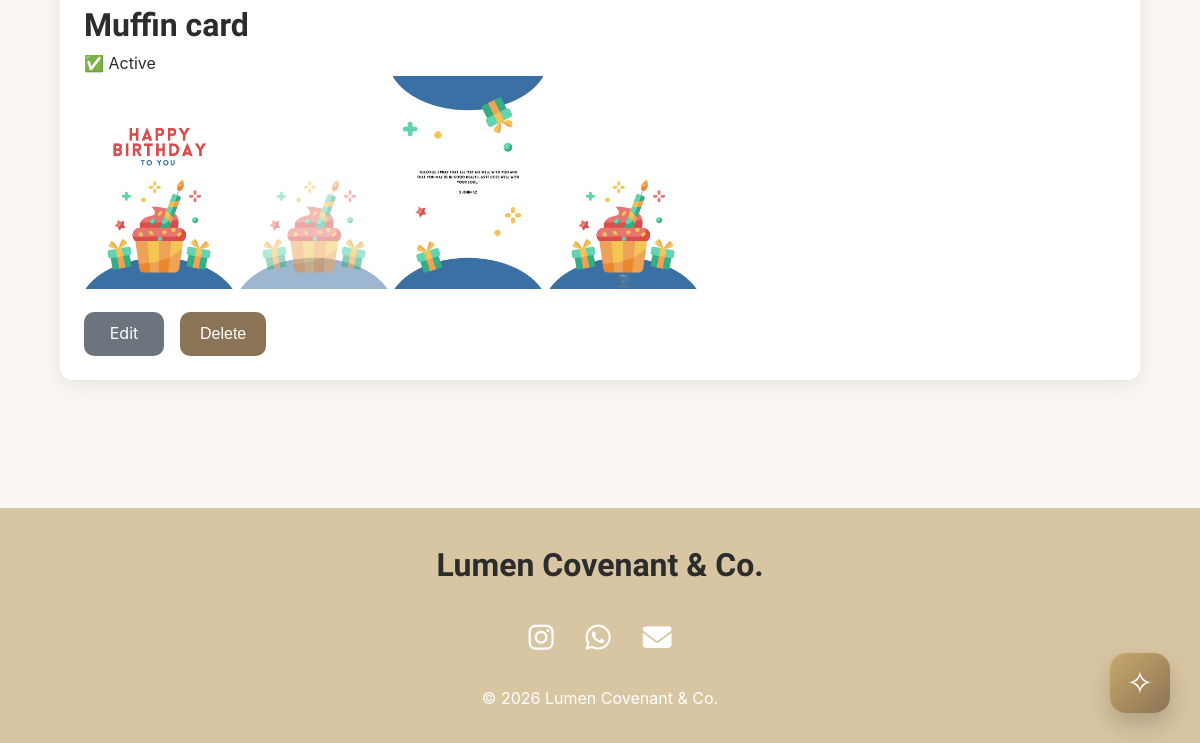
The page /admin/cards (lower part) on the database as committed earlier.
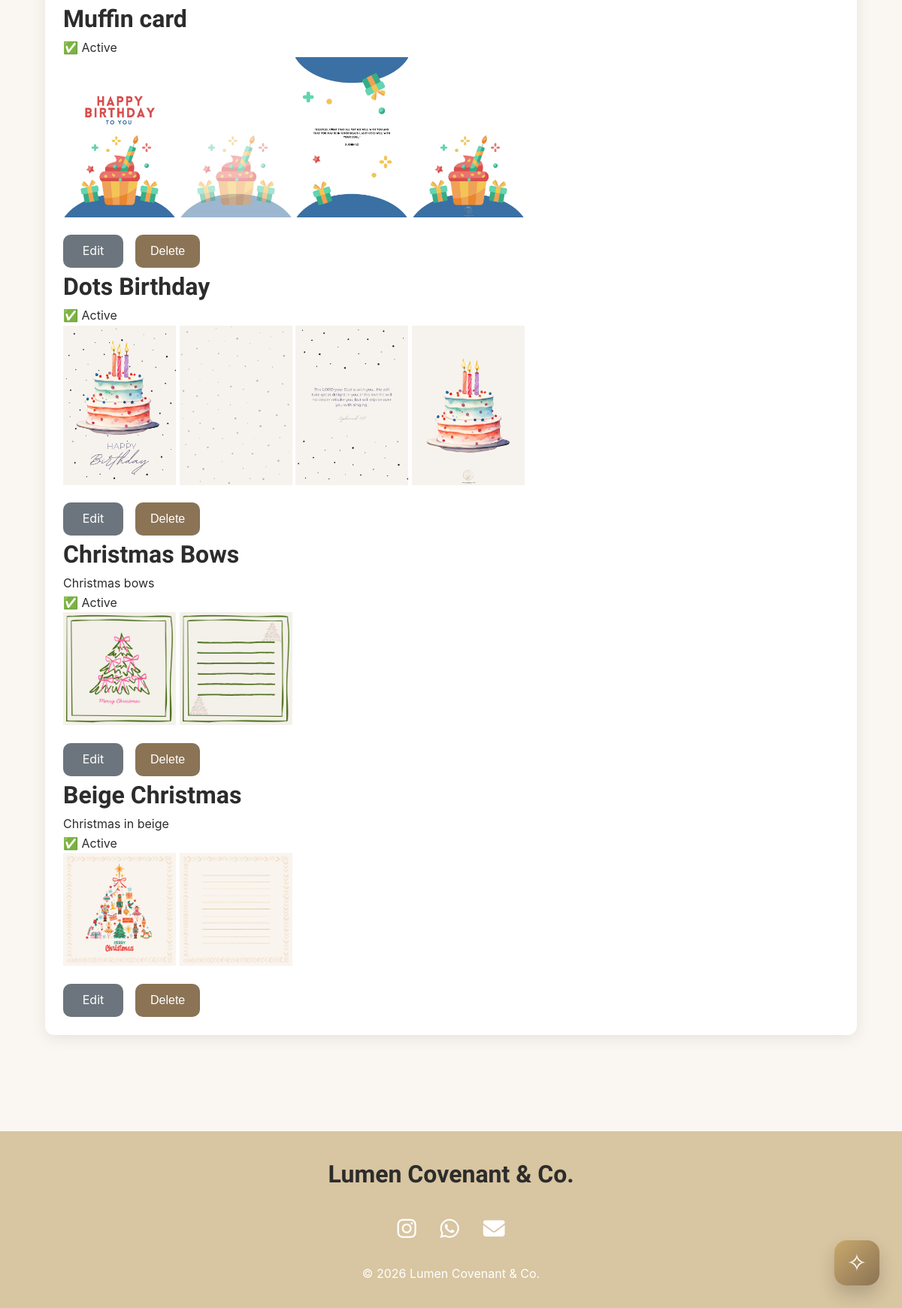
The same page on the database as committed later.
### models.py (models this page shows)
class Card(db.Model):
    id = db.Column(db.Integer, primary_key=True)
    name = db.Column(db.String(100), nullable=False)
    category = db.Column(db.String(50), nullable=False)
    slug = db.Column(db.String(120), unique=True)
    description = db.Column(db.Text)
    front_image = db.Column(db.String(255))
    inside_left_image = db.Column(db.String(255))
    inside_right_image = db.Column(db.String(255))
    back_image = db.Column(db.String(255))
    featured = db.Column(db.Boolean, default=False)
    active = db.Column(db.Boolean, default=True)
    created_at = db.Column(
        db.DateTime,
        default=datetime.now(timezone.utc)
    )

### app.py (the view, shortened to what this page needs)
@app.route("/admin/cards", methods=["GET", "POST"])
def admin_cards():
    cards = Card.query.all()
    collections = Collection.query.all()
    return render_template("admin/cards.html", cards=cards, collections=collections)

### templates/admin/cards.html (shortened to what this page needs)
{% extends 'base.html' %}
{% block content %}
<section class="container">
    <div class="existing-cards">
        {% for card in cards %}
        <div class="card-item">
            <h3>{{ card.name }}</h3>
            <p>{{ card.description }}</p>
            <div class="badges">
                {% if card.active %} ✅ Active {% else %} ❌ Inactive {% endif %}
            </div>
            <div class="image-grid">
                {% if card.front_image %}
                <img src="{{ url_for('static', filename='uploads/cards/' + card.front_image) }}" alt="Front">
                {% endif %}
                {% if card.inside_left_image %}
                <img src="{{ url_for('static', filename='uploads/cards/' + card.inside_left_image) }}"
                    alt="Inside Left">
                {% endif %}
                {% if card.inside_right_image %}
                <img src="{{ url_for('static', filename='uploads/cards/' + card.inside_right_image) }}"
                    alt="Inside Right">
                {% endif %}
                {% if card.back_image %}
                <img src="{{ url_for('static', filename='uploads/cards/' + card.back_image) }}" alt="Back">
                {% endif %}
            </div>
            <div class="card-actions">
                <a class="btn-edit" href="{{ url_for('edit_card', card_id=card.id) }}">
                    Edit
                </a>
                <form action="{{ url_for('delete_card', card_id=card.id) }}" method="POST">
                    <button class="btn-delete" type="submit" onclick="return confirm('Delete this card?');">
                        Delete
                    </button>
                </form>
            </div>
        </div>
        {% endfor %}
    </div>
</section>
{% endblock %}

### templates/base.html (shortened to what this page needs)
<!DOCTYPE html>
<html lang="en">
<head>
    <link rel="stylesheet"
      href="https://cdnjs.cloudflare.com/ajax/libs/font-awesome/6.5.2/css/all.min.css">
    <link rel="stylesheet" href="{{ url_for('static', filename='css/style.css') }}">
</head>
<body>
    <main>
        {% block content %}
        {% endblock %}
    </main>
    {% include 'includes/footer.html' %}
    <button id="backToTop"> ✧
    </button>
</body>
</html>

### templates/includes/footer.html
<footer>
    <h3>Lumen Covenant & Co.</h3>
    <div class="social-links">
        <a href="https://instagram.com/yourpage"
           target="_blank">
            <i class="fa-brands fa-instagram"></i>
        </a>
        <a href="https://wa.me/91XXXXXXXXXX"
           target="_blank">
            <i class="fa-brands fa-whatsapp"></i>
        </a>
        <a href="mailto:hello@lumencovenant.com">
            <i class="fa-solid fa-envelope"></i>
        </a>
    </div>
    <p>
        © 2026 Lumen Covenant & Co.
    </p>
</footer>

### static/css/style.css (style rules this page uses)
* { margin: 0; padding: 0; box-sizing: border-box; }
html { scroll-behavior: smooth; }
body { font-family: 'Inter', sans-serif; color: #2c2c2c; background-color: #faf7f2; line-height: 1.6; }
:root { --cream: #faf7f2; --champagne: #e8dcc8; --taupe: #8b7355; --charcoal: #2c2c2c; --gold: #c8a96b; --white: #ffffff; }
h1, h2, h3, h4 { font-family: 'DM Serif Display'; font-weight: 600; color: var(--charcoal); }
h3 { font-family: 'Allura', cursive; font-size: 2rem; }
p { font-size: 1rem; }
a { text-decoration: none; color: inherit; }
.container { width: 90%; max-width: 1200px; margin: 0 auto; }
section { padding: 6rem 0; }
.card-item img { width: 150px; height: auto; }
button { background: #8b7355; color: white; border: none; padding: 12px 24px; border-radius: 8px; cursor: pointer; }
.existing-cards { background: white; padding: 1.5rem; margin-bottom: 2rem; border-radius: 12px; box-shadow: 0 5px 20px rgba(0, 0, 0, .08); }
.card-actions { display: flex; gap: 1rem; align-items: center; margin-top: 1rem; }
.card-actions form { margin: 0; }
.btn-edit, .btn-delete { display: inline-flex; align-items: center; justify-content: center; min-width: 80px; height: 44px; padding: 0 20px; border-radius: 10px; text-decoration: none; color: white; font-size: 1rem; border: none; cursor: pointer; }
.btn-edit { background-color: #6c757d; }
#backToTop { position: fixed; font-family: Arial, sans-serif; font-size: 2rem; font-weight: 300; bottom: 30px; right: 30px; width: 60px; height: 60px; border-radius: 16px; border: none; background: linear-gradient( 135deg, #c8a96b, #8b7355 ); color: white; cursor: pointer; display: flex; align-items: center; justify-content: center; box-shadow: 0 12px 24px rgba(0,0,0,.18); transition: all .3s ease; z-index: 1000; }
footer { background: #d8c5a1; color: white; padding: 2rem; text-align: center; }
.social-links { display: flex; justify-content: center; gap: 2rem; margin: 1.5rem 0; }
.social-links a { font-size: 1.8rem; color: white; transition: all .3s ease; }

Rows that differ between the two databases and show on the page:
added Card: name "Dots Birthday", active "✅ Active", front_image (picture), inside_left_image (picture), inside_right_image (picture), back_image (picture)
added Card: name "Christmas Bows", description "Christmas bows", active "✅ Active", front_image (picture), back_image (picture)
added Card: name "Beige Christmas", description "Christmas in beige", active "✅ Active", front_image (picture), back_image (picture)
